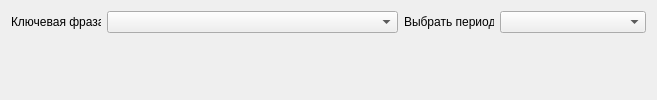
   <widget class="QWidget" name="tab_2">
    <attribute name="title">
     <string>Графики</string>
    </attribute>
    <layout class="QGridLayout" name="gridLayout_3">
     <item row="0" column="0">
      <widget class="QLabel" name="label">
       <property name="maximumSize">
        <size>
         <width>90</width>
         <height>16777215</height>
        </size>
       </property>
       <property name="text">
        <string>Ключевая фраза:</string>
       </property>
      </widget>
     </item>
     <item row="1" column="0" colspan="5">
      <widget class="QWidget" name="graphWidget" native="true">
       <property name="sizePolicy">
        <sizepolicy hsizetype="Preferred" vsizetype="Preferred">
         <horstretch>0</horstretch>
         <verstretch>0</verstretch>
        </sizepolicy>
       </property>
       <property name="minimumSize">
        <size>
         <width>635</width>
         <height>0</height>
        </size>
       </property>
       <property name="autoFillBackground">
        <bool>false</bool>
       </property>
      </widget>
     </item>
     <item row="0" column="4">
      <widget class="QComboBox" name="timesCombo"/>
     </item>
     <item row="0" column="3">
      <widget class="QLabel" name="label_3">
       <property name="minimumSize">
        <size>
         <width>90</width>
         <height>0</height>
        </size>
       </property>
       <property name="maximumSize">
        <size>
         <width>90</width>
         <height>16777215</height>
        </size>
       </property>
       <property name="text">
        <string>Выбрать период:</string>
       </property>
      </widget>
     </item>
     <item row="0" column="1" colspan="2">
      <widget class="QComboBox" name="comboBox">
       <property name="editable">
        <bool>false</bool>
       </property>
      </widget>
     </item>
    </layout>
   </widget>
